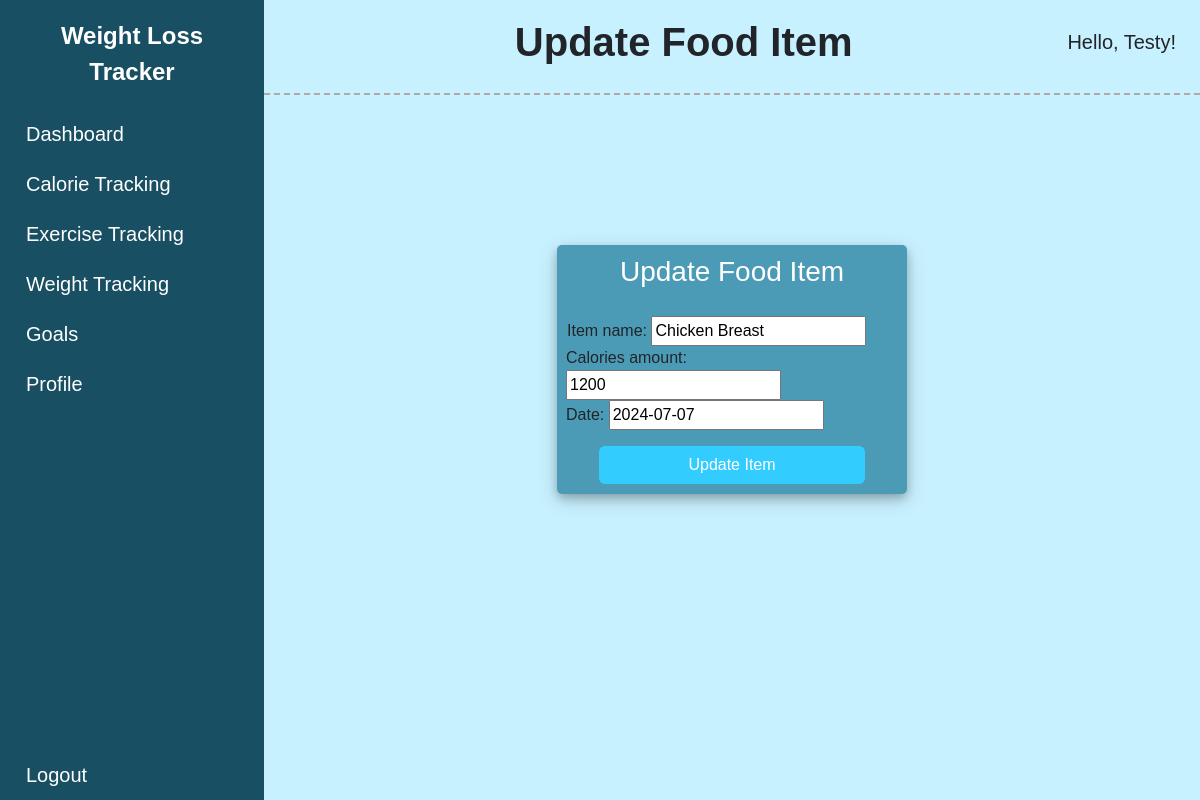
The page /update-food/28/ (signed in) on the database its author committed.
### weight/models.py (models this page shows, shortened)
class Food(models.Model):
    item_name = models.CharField(max_length=100, null=True)
    calories_amount = models.IntegerField(default=0, null=True)
    date = models.DateField(default=datetime.date.today, null=True)
    user = models.ForeignKey(User, on_delete=models.CASCADE, null=True)

### weight/views.py (the view, shortened to what this page needs)
# urls.py: path('update-food/<str:pk>/', views.update_food, name='weight-update-food'),
@login_required(login_url='login')
def update_food(request, pk):
    food = Food.objects.get(pk=pk)
    form = CreateFoodItem(instance=food)
    return render(request, "weight/update_food.html", {"title": "Update Food", "pagename": "Update Food Item", "form": form})

### weight/forms.py
class CreateFoodItem(ModelForm):
    class Meta:
        model = Food
        fields = ('item_name', 'calories_amount', 'date')

### weight/templates/weight/update_food.html (shortened to what this page needs)
{% extends "weight/base.html" %}
{% block content %}
    <body>
        <div class="container h-100">
            <div class="d-flex justify-content-center h-100">
                <div class="user_card">
                    <div class="d-flex justify-content-center">
                        <h3 id="form-title">Update Food Item</h3>
                    </div>
                    <div class="d-flex justify-content-center form_container">
                        <form method="POST" action="">
                            <div class="input-group mb-3">
                                {{ form }}
                            </div>
                            <div class="d-flex justify-content-center mt-3 login_container">
                                <input class="btn login_btn" type="submit" value="Update Item">
                            </div>
                        </form>
                    </div>
                </div>
            </div>
        </div>
    </body>
{% endblock content %}

### weight/templates/weight/base.html (shortened to what this page needs)
{% load static %}
<!DOCTYPE html>
<html lang="en">
<head>
    <link href="https://cdn.lineicons.com/4.0/lineicons.css" rel="stylesheet" />
    <link href="https://cdn.jsdelivr.net/npm/bootstrap@5.3.3/dist/css/bootstrap.min.css" rel="stylesheet"
>
    <link rel="stylesheet" type="text/css" href="{% static "weight/main.css" %}">
</head>
<body>
    <div class="d-flex">
        <aside id="sidebar" class="sidebar-toggle">
            <div class="sidebar-logo">
                <a href="{% url "weight-dashboard" %}">Weight Loss Tracker</a>
            </div>
            <ul class="sidebar-nav p-0">
                <li class="sidebar-item">
                    <a href="{% url  "weight-dashboard"%}" class="sidebar-link">
                        <span>Dashboard</span>
                    </a>
                </li>
                <li class="sidebar-item">
                    <a href="{% url "weight-calories" %}" class="sidebar-link">
                        <span>Calorie Tracking</span>
                    </a>
                </li>
                <li class="sidebar-item">
                    <a href="{% url "weight-exercise" %}" class="sidebar-link">
                        <span>Exercise Tracking</span>
                    </a>
                </li>
                <li class="sidebar-item">
                    <a href="{% url "weight-tracking" %}" class="sidebar-link">
                        <span>Weight Tracking</span>
                    </a>
                </li>
                <li class="sidebar-item">
                    <a href="{% url "weight-goals" user.id %}" class="sidebar-link">
                        <span>Goals</span>
                    </a>
                </li>
                <li class="sidebar-item">
                    <a href="{% url "weight-profile" %}" class="sidebar-link">
                        <span>Profile</span>
                    </a>
                </li>
            </ul>
            <div class="sidebar-footer">
                <a href="{% url "logout" %}" class="sidebar-link">
                    <span>Logout</span>
                </a>
            </div>
        </aside>
        <div class="main">
            <nav class="navbar navbar-expand">
                <button class="toggler-btn" type="button">
                </button>
                <div class="title">
                    {% if pagename %}
                        <h1>{{pagename}}</h1>
                    {% else %}
                        <h1>Weight Loss Tracker</h1>
                    {% endif %}
                </div>
                <div style="position: relative">
                    <h5>Hello, {{ user.first_name }}!</h5>
                </div>
            </nav>
            <div>
                {% block content %} {% endblock content %}
            </div>
        </div>
    </div>
</body>
</html>

### weight/static/weight/main.css (style rules this page uses)
body { font-family: 'Optima', sans-serif; }
h1 { font-weight: 800; text-align: center; }
li { list-style: none; }
a { text-decoration: none; }
.main { min-height: 100vh; width: 100%; overflow: hidden; background-color: #c8f1ff; float: none; }
#sidebar { max-width: 264px; min-width: 264px; transition: all 0.35s ease-in-out; background-color: #194f62; display: flex; flex-direction: column; }
.toggler-btn { background-color: transparent; cursor: pointer; border: 0; }
.navbar { padding: 1.15rem 1.5rem; border-bottom: 2px dashed #b3a8a8; display: flex; }
.title { text-align: center; font-size: 36px; line-height: 180%; flex:1 0 auto; }
.sidebar-nav { flex: 1 1 auto; }
.sidebar-logo { padding: 1.15rem 1.5rem; text-align: center; }
.sidebar-logo a { color: #FFF; font-weight: 800; font-size: 1.5rem; }
a.sidebar-link { padding: .625rem 1.625rem; color: #FFF; position: relative; transition: all 0.35s; display: block; font-size: 1.25rem; }

### weight/templates/weight/update_food.html (style rules this page uses)
body, html { margin: 0; padding: 0; height: 100%; background: #c8f1ff !important; }
.user_card { top:150px; width: 350px; background: #4c9bb6; position: relative; display: flex; justify-content: center; flex-direction: column; padding: 10px; box-shadow: 0 4px 8px 0 rgba(0, 0, 0, 0.2), 0 6px 20px 0 rgba(0, 0, 0, 0.19); -webkit-box-shadow: 0 4px 8px 0 rgba(0, 0, 0, 0.2), 0 6px 20px 0 rgba(0, 0, 0, 0.19); -moz-box-shadow: 0 4px 8px 0 rgba(0, 0, 0, 0.2), 0 6px 20px 0 rgba(0, 0, 0, 0.19); border-radius: 5px;w }
.form_container { margin-top: 20px; }
#form-title { color: #fff; }
.login_btn { width: 100%; background: #33ccff !important; color: white !important; }
.login_container { padding: 0 2rem; }

### rows shown on the page
Food: item_name "Chicken Breast", calories_amount "1200", date "2024-07-07"

### other values the page prints
{{ pagename }} "Update Food Item"
{{ user.first_name }} "Testy"
